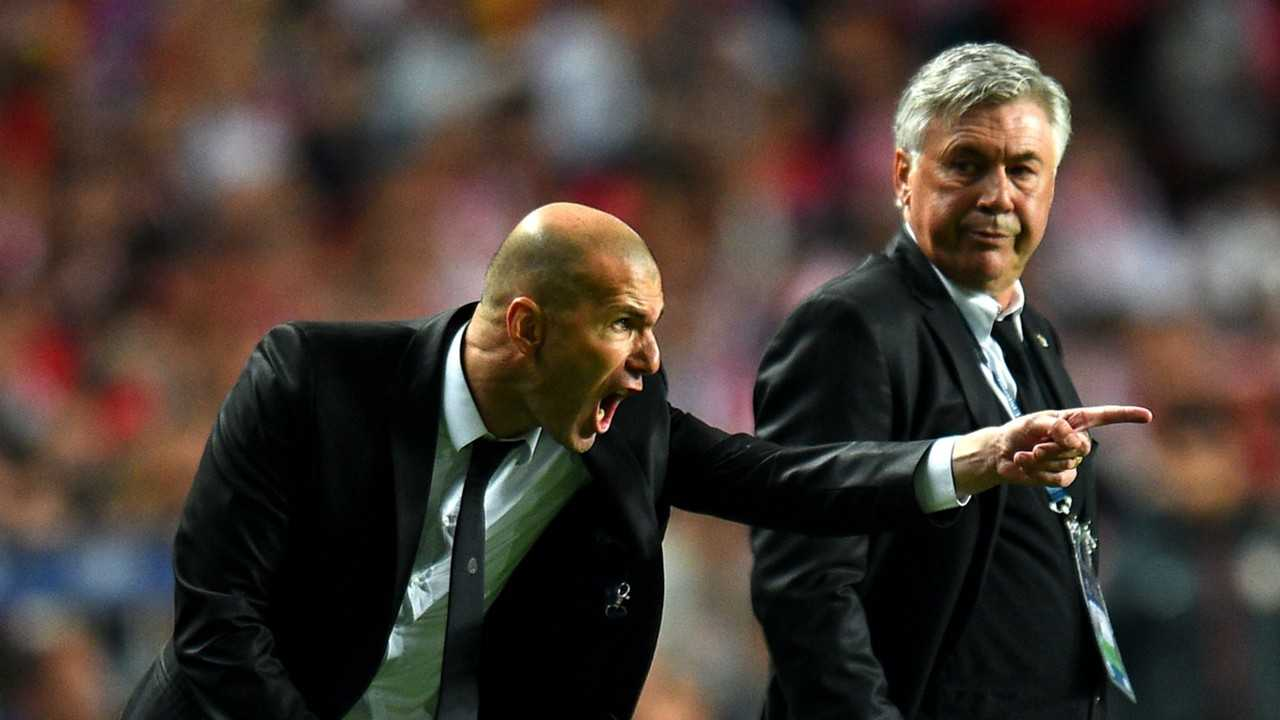
#> input picture zidane.jpg, 1280 x 720 px
$ jupyter execute 06-prof-saulo-image-yolo.ipynb
#> lines starting #> are read from the running program, lines starting #| are printed output that depends on the picture
# Aula 06: Manipulação de Imagens como Dados (PIL + OpenCV)

Nesta seção vamos reproduzir os exemplos práticos do item **4. Mão na Massa** do material. Os notebooks permitem executar células interativas contendo código e explicações.

## Usando Pillow (PIL)

A biblioteca *Pillow* é ideal para operações simples de imagem. O código abaixo abre uma imagem, redimensiona, rotaciona, converte para escala de cinza e salva o resultado.

[cell 1]
from PIL import Image

[cell 2]
# 1. Abrir uma imagem
# (Certifique-se de ter uma imagem 'foto.jpg' na pasta ou troque o nome)
try:
    img = Image.open("zidane.jpg")
#> img is the input picture: PIL image 1280x720 RGB; mean R, G, B 69.5, 58.2, 51.3
except FileNotFoundError:
    print("Imagem não encontrada! Coloque uma imagem 'foto.jpg' na pasta.")
    raise

print(f"Formato: {img.format}, Tamanho: {img.size}, Modo: {img.mode}")
#| Formato: JPEG, Tamanho: (1280, 720), Modo: RGB

[cell 3]
# 2. Redimensionar (Escala)
novo_tamanho = (img.width // 2, img.height // 2)
#> novo_tamanho = (640, 360)
img_pequena = img.resize(novo_tamanho)
img_pequena.show()  # Abre no visualizador padrão do seu SO

[cell 4]
# 3. Rotacionar
img_rotacionada = img_pequena.rotate(45)  # 45 graus anti-horário
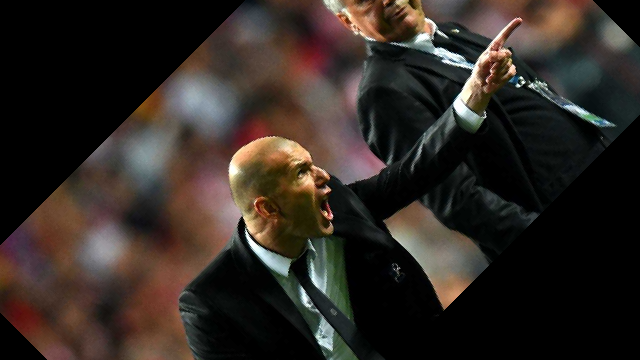
#> img_rotacionada: PIL image 640x360 RGB; mean R, G, B 48.7, 41, 35.8
img_rotacionada.show()  # Abre no visualizador padrão do seu SO

[cell 5]
# 4. Converter para Preto e Branco (Escala de Cinza)
img_pb = img_rotacionada.convert("L")
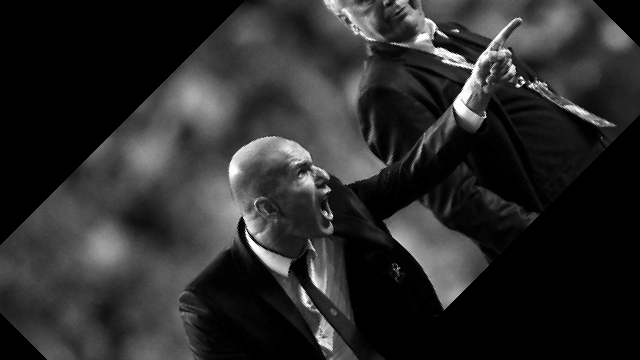
#> img_pb: PIL image 640x360 L; min 0, max 255, mean 42.7

[cell 6]
# 5. Salvar e Mostrar
img_pb.save("resultado_pil.png")
img_pb.show()  # Abre no visualizador padrão do seu SO

**Como rodar:** execute este notebook com o kernel do projeto (`aula-06 (poetry)`) ou salve o código num script e rode com `poetry run python`.

## Usando OpenCV

O OpenCV lê imagens no formato BGR por padrão. No exemplo a seguir lemos, redimensionamos, rotacionamos, convertemos para cinza e salvamos.

[cell 7]
import cv2

[cell 8]
# 1. Abrir imagem
img = cv2.imread("zidane.jpg")
#> img: shape (720, 1280, 3)

if img is None:
    print("Erro ao abrir a imagem!")
    raise FileNotFoundError

# Mostra dimensões: (Altura, Largura, Canais)
print(f"Dimensões: {img.shape}")
#| Dimensões: (720, 1280, 3)

[cell 9]
# 2. Redimensionar
nova_largura = int(img.shape[1] * 0.5)
#> nova_largura = 640
nova_altura = int(img.shape[0] * 0.5)
#> nova_altura = 360
img_pequena = cv2.resize(img, (nova_largura, nova_altura))
#> img_pequena: shape (360, 640, 3)
cv2.imshow("imagem pequena", img_pequena)     # abre janela do OpenCV
cv2.waitKey(0)                                # espera tecla
cv2.destroyAllWindows()

[cell 10]
# 3. Rotacionar (mais complexo que PIL)
centro = (nova_largura // 2, nova_altura // 2)
#> centro = (320, 180)
angulo = 45
escala_rotacao = 1.0
matriz_rotacao = cv2.getRotationMatrix2D(centro, angulo, escala_rotacao)
img_rotacionada = cv2.warpAffine(img_pequena, matriz_rotacao, (nova_largura, nova_altura))
#> img_rotacionada: shape (360, 640, 3)
cv2.imshow("imagem rotacionada", img_rotacionada)     # abre janela do OpenCV
cv2.waitKey(0)                                # espera tecla
cv2.destroyAllWindows()

[cell 11]
# 4. Converter para Escala de Cinza
img_cinza = cv2.cvtColor(img_rotacionada, cv2.COLOR_BGR2GRAY)
cv2.imshow("imagem em cinza", img_cinza)     # abre janela do OpenCV
cv2.waitKey(0)                                # espera tecla
cv2.destroyAllWindows()

[cell 12]
# 5. Salvar e Mostrar
cv2.imwrite("resultado_opencv.png", img_cinza)
#> Out = True
